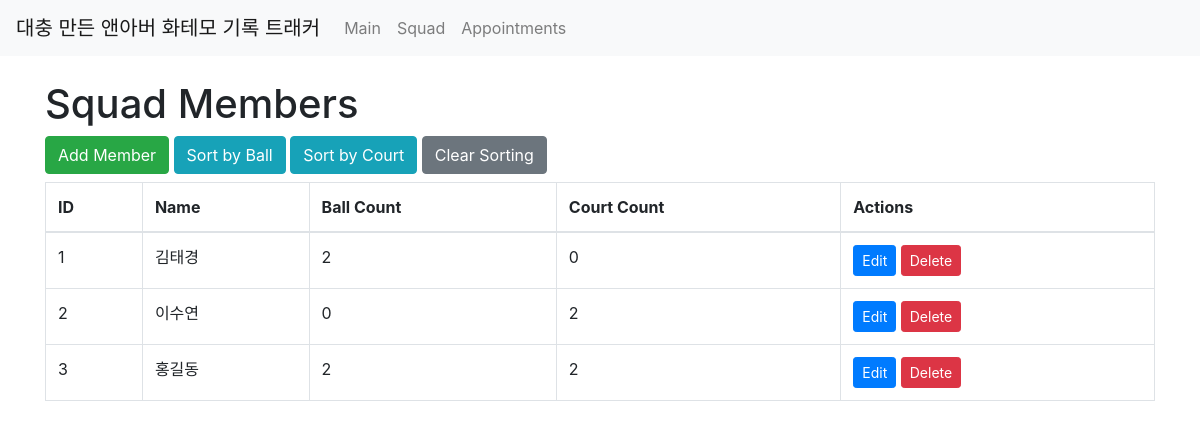
Page /squad on the earlier database version.
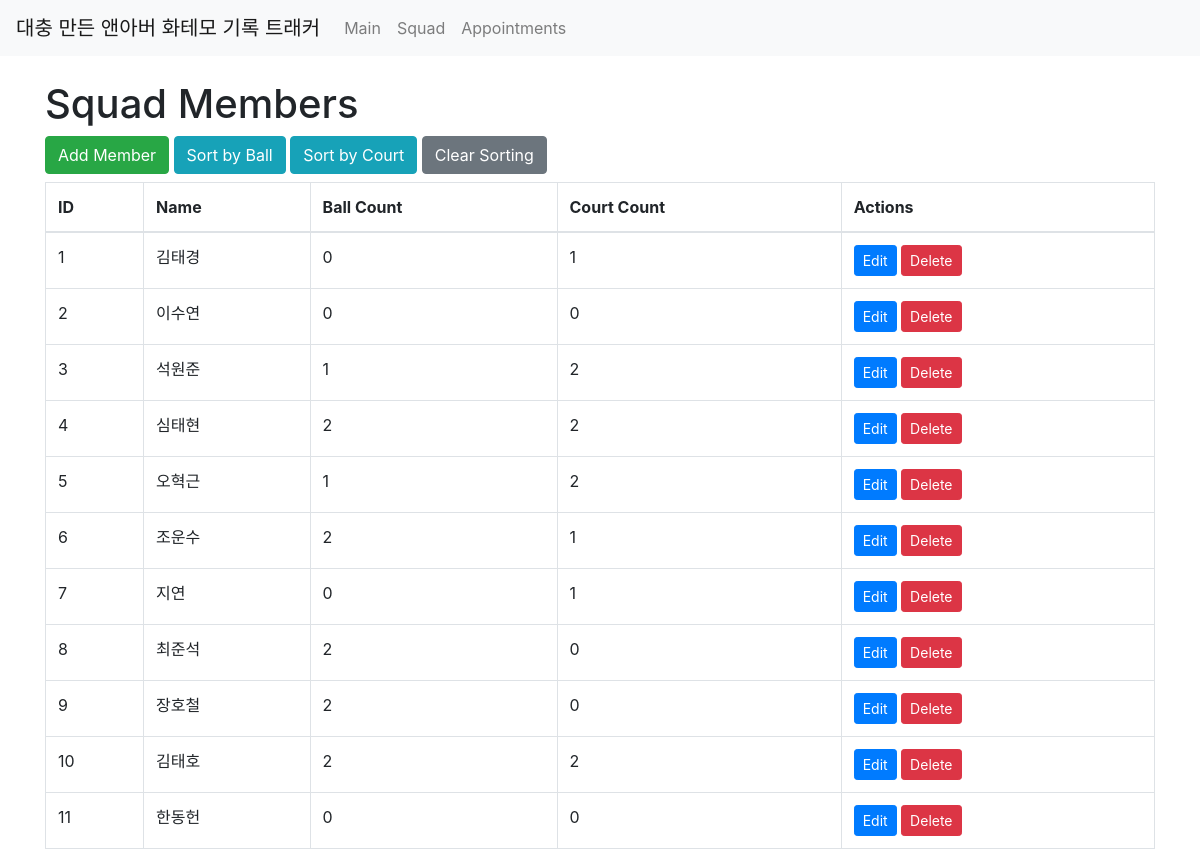
Same page on the later database version.
### tables this page shows
CREATE TABLE squad (
            id INTEGER PRIMARY KEY AUTOINCREMENT,
            name TEXT NOT NULL UNIQUE,
            ball_count INTEGER DEFAULT 0,
            court_count INTEGER DEFAULT 0
        );

### app.py (the view)
@app.route('/squad')
def squad():
    conn = get_db_connection()
    sort = request.args.get('sort')
    if sort == 'ball':
        query = "SELECT * FROM squad ORDER BY ball_count DESC"
    elif sort == 'court':
        query = "SELECT * FROM squad ORDER BY court_count DESC"
    else:
        query = "SELECT * FROM squad ORDER BY id"
    squad_list = conn.execute(query).fetchall()
    conn.close()
    return render_template('squad.html', squad=squad_list)

### app.py (called while the page is built)
def get_db_connection():
    conn = sqlite3.connect(DATABASE, timeout=10)  # Wait up to 10 seconds for the lock to clear.
    conn.row_factory = sqlite3.Row
    conn.execute("PRAGMA journal_mode=WAL;")      # Use WAL mode to improve concurrent access.
    return conn

### templates/squad.html (shortened to what this page needs)
<!doctype html>
<html lang="en">
<head>
  <link rel="stylesheet" href="https://stackpath.bootstrapcdn.com/bootstrap/4.5.2/css/bootstrap.min.css">
</head>
<body>
  {% include 'navbar.html' %}
  <div class="container mt-4">
    <h1>Squad Members</h1>
    <a href="{{ url_for('squad_add') }}" class="btn btn-success mb-2">Add Member</a>
    <a href="{{ url_for('squad', sort='ball') }}" class="btn btn-info mb-2">Sort by Ball</a>
    <a href="{{ url_for('squad', sort='court') }}" class="btn btn-info mb-2">Sort by Court</a>
    <a href="{{ url_for('squad') }}" class="btn btn-secondary mb-2">Clear Sorting</a>
    <table class="table table-bordered">
      <thead>
        <tr>
          <th>ID</th>
          <th>Name</th>
          <th>Ball Count</th>
          <th>Court Count</th>
          <th>Actions</th>
        </tr>
      </thead>
      <tbody>
        {% for member in squad %}
        <tr>
          <td>{{ member.id }}</td>
          <td>{{ member.name }}</td>
          <td>{{ member.ball_count }}</td>
          <td>{{ member.court_count }}</td>
          <td>
            <a href="{{ url_for('squad_edit', id=member.id) }}" class="btn btn-primary btn-sm">Edit</a>
            <form action="{{ url_for('squad_delete', id=member.id) }}" method="POST" style="display:inline-block;">
              <button type="submit" class="btn btn-danger btn-sm" onclick="return confirm('Are you sure?')">Delete</button>
            </form>
          </td>
        </tr>
        {% endfor %}
      </tbody>
    </table>
  </div>
</body>
</html>

### templates/navbar.html
<nav class="navbar navbar-expand-lg navbar-light bg-light">
    <a class="navbar-brand" href="{{ url_for('main') }}">대충 만든 앤아버 화테모 기록 트래커</a>
    <div class="collapse navbar-collapse">
      <ul class="navbar-nav">
        <li class="nav-item"><a class="nav-link" href="{{ url_for('main') }}">Main</a></li>
        <li class="nav-item"><a class="nav-link" href="{{ url_for('squad') }}">Squad</a></li>
        <li class="nav-item"><a class="nav-link" href="{{ url_for('appointments') }}">Appointments</a></li>
      </ul>
    </div>
  </nav>

Differences in the rows shown:
changed squad "김태경": ball_count "2" → "0"; court_count "0" → "1"
changed squad "이수연": court_count "2" → "0"
changed squad id 3: name "홍길동" → "석원준"; ball_count "2" → "1"
added squad: id "4", name "심태현", ball_count "2", court_count "2"
added squad: id "5", name "오혁근", ball_count "1", court_count "2"
added squad: id "6", name "조운수", ball_count "2", court_count "1"
added squad: id "7", name "지연", ball_count "0", court_count "1"
added squad: id "8", name "최준석", ball_count "2", court_count "0"
added squad: id "9", name "장호철", ball_count "2", court_count "0"
added squad: id "10", name "김태호", ball_count "2", court_count "2"
added squad: id "11", name "한동헌", ball_count "0", court_count "0"
